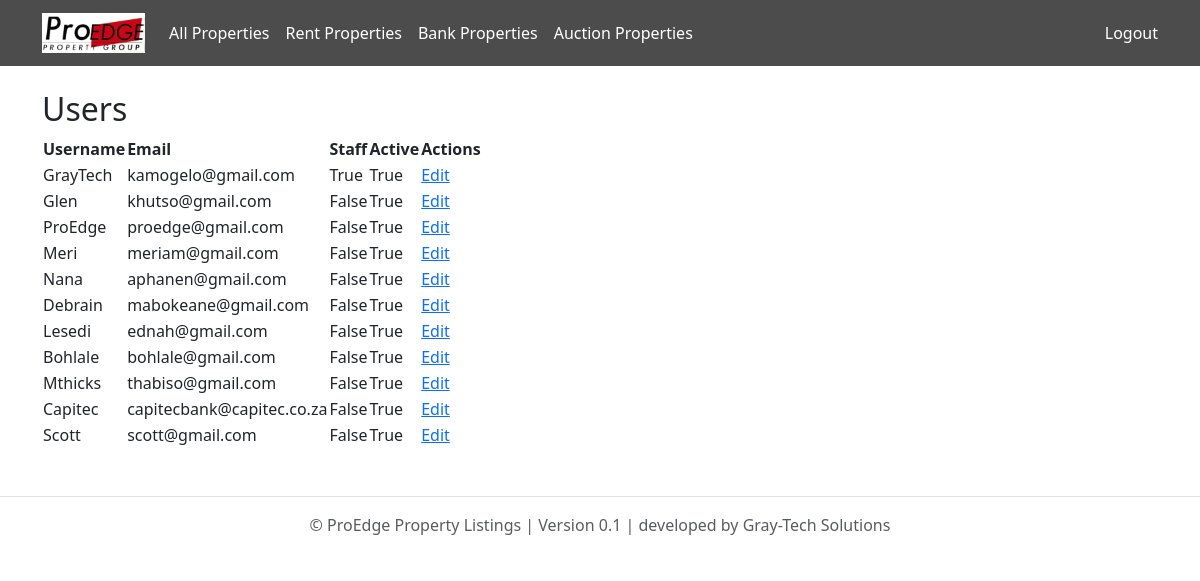
The page /adminpanel/users/ (signed in) on the database as committed earlier.
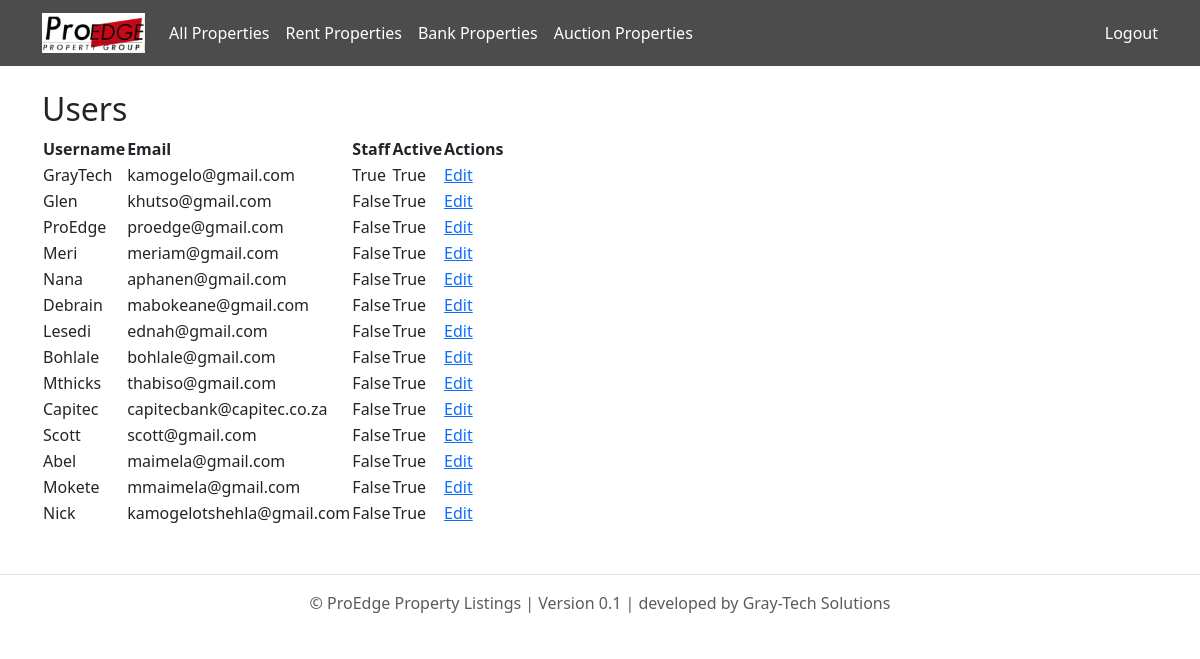
The same page on the database as committed later.
### proedge/models.py (models this page shows, shortened)
class CustomUser(AbstractUser):
    ROLE_CHOICES = [
        ('buyer', 'Buyer'),
        ('seller', 'Seller'),
        ('tenant', 'Tenant'),
        ('agency', 'Agency'),
        ('landlord', 'Landlord'),
        ('agent', 'Agent'),
        ('bank', 'Bank'),
        ('auctioneer', 'Auctioneer'),
    ]
    role = models.CharField(max_length=20, choices=ROLE_CHOICES)
    email = models.EmailField(unique=True)
    is_email_verified = models.BooleanField(default=False)

### adminpanel/views.py (the view)
# urls.py: path('users/', views.user_list, name='user_list'),
@staff_required
def user_list(request):
    users = User.objects.all()
    return render(request, 'adminpanel/user_list.html', {'users': users})

### adminpanel/views.py (called while the page is built)
def staff_required(view_func):
    return user_passes_test(lambda u: u.is_staff)(view_func)

### adminpanel/templates/adminpanel/user_list.html
{% extends 'base.html' %}
{% block content %}
<h2>Users</h2>
<table>
    <thead>
        <tr><th>Username</th><th>Email</th><th>Staff</th><th>Active</th><th>Actions</th></tr>
    </thead>
    <tbody>
        {% for user in users %}
        <tr>
            <td>{{ user.username }}</td>
            <td>{{ user.email }}</td>
            <td>{{ user.is_staff }}</td>
            <td>{{ user.is_active }}</td>
            <td><a href="{% url 'adminpanel:edit_user' user.id %}">Edit</a></td>
        </tr>
        {% endfor %}
    </tbody>
</table>
{% endblock %}

Rows that differ between the two databases and show on the page:
added CustomUser: username "Abel", email "maimela@gmail.com", is_staff "False", is_active "True"
added CustomUser: username "Mokete", email "mmaimela@gmail.com", is_staff "False", is_active "True"
added CustomUser: username "Nick", email "kamogelotshehla@gmail.com", is_staff "False", is_active "True"
